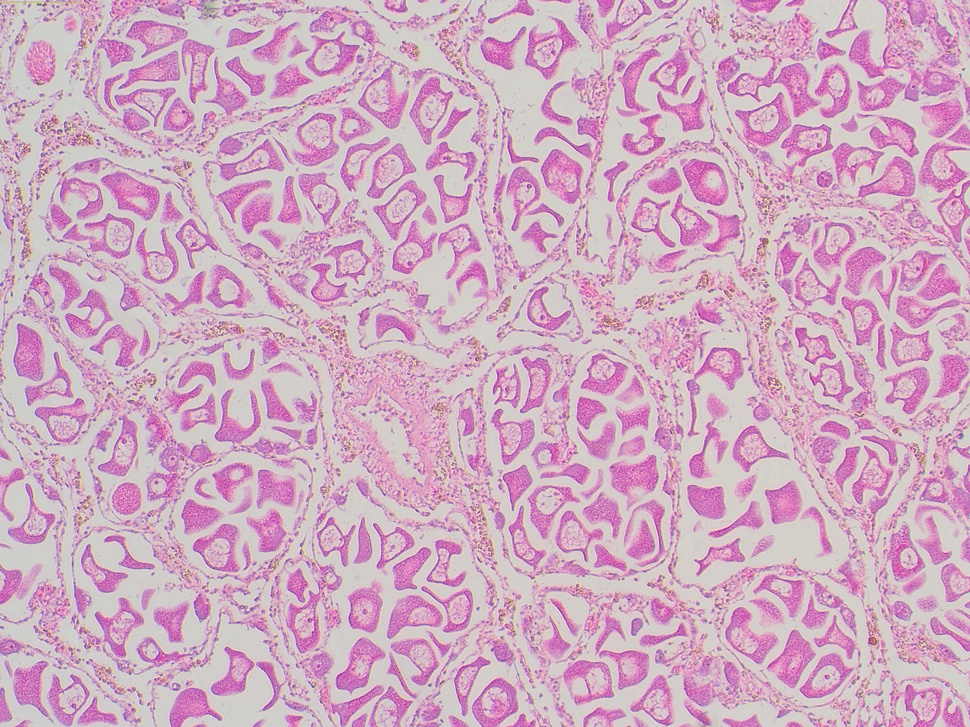
#> input picture imagedataset/spawning/3-F-Spawning-10x.jpg, 970 x 727 px, shrunk from 4912 x 3684 before the run, given as the content of the folder alAnalyzerPrototype/imagedataset/FemaleNormalized/developing, which was not available
$ python female_featureextract.py   (older library calls are emulated)
#> lines starting #> are read from the running program, lines starting #| are printed output that depends on the picture; after the words box and inside, x2 and y2 are one past the last pixel; in counts of white or black regions, pixels touching at a corner belong together; long printed decimals are rounded; pictures that were not available may be replaced by others from this repository, and a replacement may not be noted
import os
import re
import cv2
import numpy as np
from skimage.feature.texture import graycomatrix, graycoprops
from skimage.feature import local_binary_pattern
from sklearn.cluster import KMeans
from sklearn.decomposition import PCA
import matplotlib.pyplot as plt
import pickle

def preprocess_image_segmented(img):
    img = cv2.resize(img, (512, 512))

    lab = cv2.cvtColor(img, cv2.COLOR_BGR2LAB)
    L, A, B = cv2.split(lab)
    L = cv2.GaussianBlur(L, (99, 99), 0)
    img_corrected = cv2.divide(lab[:, :, 0], L, scale=255)
    img = cv2.cvtColor(lab, cv2.COLOR_LAB2BGR)


    img = cv2.bilateralFilter(img, 7, 40, 40)


    lab = cv2.cvtColor(img, cv2.COLOR_BGR2LAB)
    L, A, B = cv2.split(lab)
    clahe = cv2.createCLAHE(clipLimit=2.5, tileGridSize=(8, 8))
    L = clahe.apply(L)
    img = cv2.cvtColor(cv2.merge([L, A, B]), cv2.COLOR_LAB2BGR)

    lab2 = cv2.cvtColor(img, cv2.COLOR_BGR2LAB)
    _, A, _ = cv2.split(lab2)

    A_blur = cv2.GaussianBlur(A, (9, 9), 0)

    _, mask = cv2.threshold(
        A_blur, 0, 255,
        cv2.THRESH_BINARY + cv2.THRESH_OTSU
    )
    #hello
    kernel = np.ones((7, 7), np.uint8)
    mask = cv2.morphologyEx(mask, cv2.MORPH_OPEN, kernel, iterations=2)
    mask = cv2.morphologyEx(mask, cv2.MORPH_CLOSE, kernel, iterations=3)

    if np.sum(mask) < 5000:
        return cv2.cvtColor(cv2.resize(img, (256, 256)), cv2.COLOR_BGR2RGB)

    coords = cv2.findNonZero(mask)
    x, y, w, h = cv2.boundingRect(coords)

    img_crop = img[y:y+h, x:x+w]

    img_crop = cv2.resize(img_crop, (256, 256))
    img_crop = cv2.cvtColor(img_crop, cv2.COLOR_BGR2RGB)

    return img_crop


def preprocess_image_clean(img):
    img = cv2.resize(img, (256, 256))
    return cv2.cvtColor(img, cv2.COLOR_BGR2RGB)

def extract_edge_features(img_gray):
    # Sobel
    sobel_x = cv2.Sobel(img_gray, cv2.CV_64F, 1, 0, ksize=3)
    sobel_y = cv2.Sobel(img_gray, cv2.CV_64F, 0, 1, ksize=3)
    sobel_mag = np.sqrt(sobel_x**2 + sobel_y**2)

    # Edge density via Canny
    edges = cv2.Canny(img_gray, 50, 150)
    edge_density = edges.mean()  # proportion of edge pixels
    cv2.imshow('edges', edges)

    # Simple statistics
    sobel_mean = sobel_mag.mean()
    sobel_std = sobel_mag.std()

    return np.array([sobel_mean, sobel_std, edge_density], dtype=np.float32)

def extract_glcm(img_gray):
    glcm = graycomatrix(
        img_gray,
        distances=[1, 2, 3],
        angles=[0, np.pi/4, np.pi/2, 3*np.pi/4],
        levels=256,
        symmetric=True,
        normed=True
    )

    props = {}
    for prop in ['contrast', 'homogeneity', 'energy', 'correlation']:
        vals = graycoprops(glcm, prop).ravel()
        props[prop] = np.mean(vals), np.std(vals)

    features = []
    for prop in ['contrast', 'homogeneity', 'energy', 'correlation']:
        mean_val, std_val = props[prop]
        features.append(mean_val)
        features.append(std_val)

    return np.array(features, dtype=np.float32)


def extract_lbp(img_gray, P=24, R=3):
    lbp = local_binary_pattern(img_gray, P, R, method='uniform')
    (hist, _) = np.histogram(lbp.ravel(), bins=np.arange(0, P + 3), range=(0, P + 2))
    hist = hist.astype("float")
    hist /= (hist.sum() + 1e-7)
    return hist


def extract_color_moments(img_rgb):
    channels = cv2.split(img_rgb)
    moments = []
    for c in channels:
        mean = np.mean(c)
        std = np.std(c)
        skewness = np.mean((c - mean)**3) / (np.std(c)**3 + 1e-7)
        moments.extend([mean, std, skewness])
    return np.array(moments, dtype=np.float32)


def extract_morph_features(img_gray):
    _, thresh = cv2.threshold(img_gray, 0, 255, cv2.THRESH_BINARY + cv2.THRESH_OTSU)
    mask_foreground = (thresh == 0).astype(np.uint8)
    area_foreground = np.sum(mask_foreground)

    contours, _ = cv2.findContours(mask_foreground, cv2.RETR_EXTERNAL, cv2.CHAIN_APPROX_SIMPLE)
    if len(contours) == 0:
        return np.array([0, 0, 0], dtype=np.float32)

    main_contour = max(contours, key=cv2.contourArea)
    area_contour = cv2.contourArea(main_contour)
    perimeter = cv2.arcLength(main_contour, True)

    if area_contour <= 0 or perimeter <= 0:
        circularity = 0.0
    else:
        circularity = 4 * np.pi * area_contour / (perimeter**2)

    return np.array([area_foreground, area_contour, circularity], dtype=np.float32)

def extract_gamete_area(img_gray, image, category):
    ##TISSUE MASK##
    #Otsu's Thresholding to create a binary mask of the tissue
    ret, tissue_mask = cv2.threshold(img_gray, 0, 255, cv2.THRESH_BINARY_INV + cv2.THRESH_OTSU)
    cv2.imshow('Tissue Mask', tissue_mask)

    kernel = cv2.getStructuringElement(cv2.MORPH_ELLIPSE, (3, 3))
    tissue_mask = cv2.morphologyEx(tissue_mask, cv2.MORPH_OPEN, kernel, iterations=2)
    total_tissue_pixels = cv2.countNonZero(tissue_mask)

    #Calculate Gamete Area
    hsv = cv2.cvtColor(image, cv2.COLOR_BGR2HSV)

    lower_red = np.array([130, 80, 80])
    upper_red = np.array([170, 255, 255])
    # [8 lines of commented-out code are left out]

    gamete_mask = cv2.inRange(hsv, lower_red, upper_red)
    gamete_mask = cv2.morphologyEx(gamete_mask, cv2.MORPH_OPEN, kernel, iterations=2)
    gamete_mask = cv2.bitwise_and(gamete_mask, gamete_mask, mask=tissue_mask)
    gamete_pixels = cv2.countNonZero(gamete_mask)

    #CALCULATE GAMETE VOLUME AREA FRACTION
    if total_tissue_pixels > 0:
        area_fraction = gamete_pixels / total_tissue_pixels
    else:
        area_fraction = 0
    print("Total Tissue Pixels:", total_tissue_pixels)
    print("Gamete pixels:", gamete_pixels)
    print("Gamete Area Fraction:", area_fraction)

    return np.array([total_tissue_pixels, gamete_pixels, area_fraction], dtype=np.float32)

# [34 lines of commented-out code are left out]
dir = "C:\\4th yr 2nd Sem\\CMSC 198.2\\BCGonadalAnalyzerPrototype\\imagedataset\\FemaleNormalized"
categories = ['developing', 'mature','spawning','spent']

folder_name = os.path.basename(dir)
data = []
feature_vectors = []
labels = []
images_original = []
filenames = []

for category in categories:
    images_segmented = []
    path = os.path.join(dir, category)
    label = categories.index(category)

    for img in os.listdir(path):
        img_path = os.path.join(path, img)
        try:
            img = cv2.imread(img_path, cv2.IMREAD_COLOR)
#> img is the input picture: shape (727, 970, 3); mean B, G, R 193.6, 171.1, 208.4
            if img is None:
                print(f'Image not found or unreadable: {img_path}')

            #Preprocessing
            clean_img = preprocess_image_clean(img)
            images_original.append(clean_img)
            seg_img = preprocess_image_segmented(img)
#> in preprocess_image_segmented, `lab = cv2.cvtColor(img, cv2.COLOR_BGR2LAB)`: lab: shape (512, 512, 3); mean of channels 0, 1, 2 188.9, 145.4, 121.9
#> in preprocess_image_segmented, `lab = cv2.cvtColor(img, cv2.COLOR_BGR2LAB)`: lab: shape (512, 512, 3); mean of channels 0, 1, 2 189.5, 145.1, 122.1
#> in preprocess_image_segmented, `lab2 = cv2.cvtColor(img, cv2.COLOR_BGR2LAB)`: lab2: shape (512, 512, 3); mean of channels 0, 1, 2 177.3, 145.1, 122.1
#> in preprocess_image_segmented, `_, mask = cv2.threshold( A_blur, 0, 255, cv2.THRESH_BINARY + cv2.THRES..`:
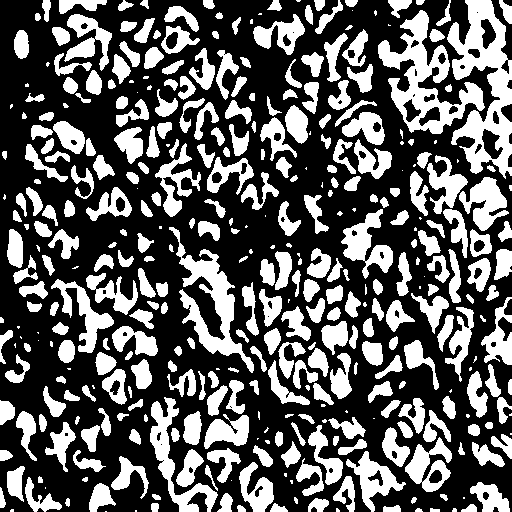
#> mask: shape (512, 512); 36.6% white; 392 white regions (76 under 20 px), largest, box (x1, y1, x2, y2) and area: (447, 0, 512, 179) 5447, (378, 10, 485, 134) 4452, (169, 227, 254, 373) 3215
#> in preprocess_image_segmented, `mask = cv2.morphologyEx(mask, cv2.MORPH_OPEN, kernel, iterations=2)`: mask: shape (512, 512); 6.2% white; 52 white regions, largest, box (x1, y1, x2, y2) and area: (192, 261, 234, 320) 1133, (470, 179, 503, 225) 957, (466, 29, 503, 67) 747
#> in preprocess_image_segmented, `mask = cv2.morphologyEx(mask, cv2.MORPH_CLOSE, kernel, iterations=3)`:
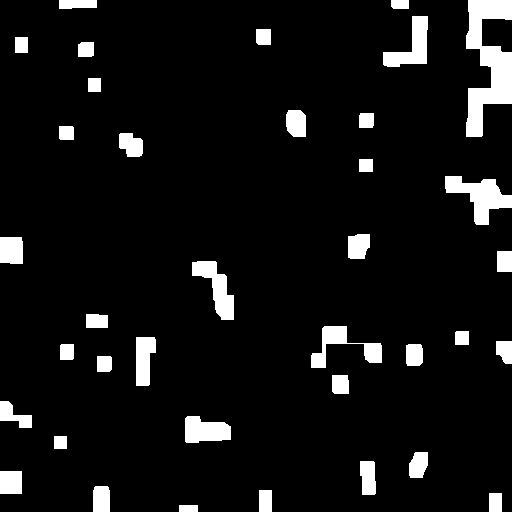
#> mask: shape (512, 512); 7.4% white; 37 white regions, largest, box (x1, y1, x2, y2) and area: (466, 0, 512, 137) 3540, (445, 176, 512, 225) 1554, (192, 261, 234, 320) 1133
#> in preprocess_image_segmented, `coords = cv2.findNonZero(mask)`: coords = contour of 19527 points, box (x1, y1, x2, y2) (0, 0, 512, 512), area 8944
#> in preprocess_image_segmented, `x, y, w, h = cv2.boundingRect(coords)`: x = 0; w = 512
            images_segmented.append((seg_img, img_path))

            #Feature Extraction
            gray = cv2.cvtColor(img, cv2.COLOR_RGB2GRAY)
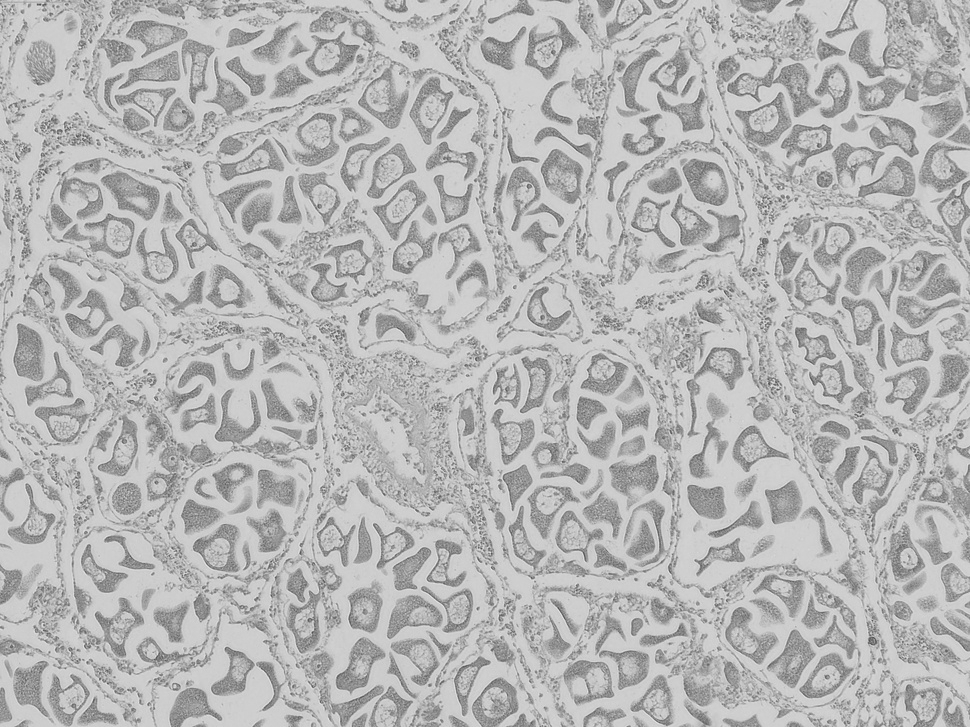
#> gray: shape (727, 970); min 79, max 234, mean 182.1

            glcm_feat = extract_glcm(gray)
#> after the loop in extract_glcm, `for prop in ['contrast', 'homogeneity', 'energy', 'correlation']:`: props = {'contrast': (538.7, 166.9), 'homogeneity': (0.14, 0.0165), 'energy': (0.0372, 0.00256), 'correlation': (0.622, 0.117)}
#> the loop in extract_glcm, `for prop in ['contrast', 'homogeneity', 'energy', 'correlation']:` made 4 passes
#> after the loop in extract_glcm, `for prop in ['contrast', 'homogeneity', 'energy', 'correlation']:`: features = [538.7, 166.9, 0.14, 0.0165, 0.0372, 0.00256, 0.622, 0.117]
#> glcm_feat has the same summary as features in extract_glcm
            print(f'GLCM features for {img_path}')
            lbp_feat = extract_lbp(gray)
#> in extract_lbp, `lbp = local_binary_pattern(img_gray, P, R, method='uniform')`:
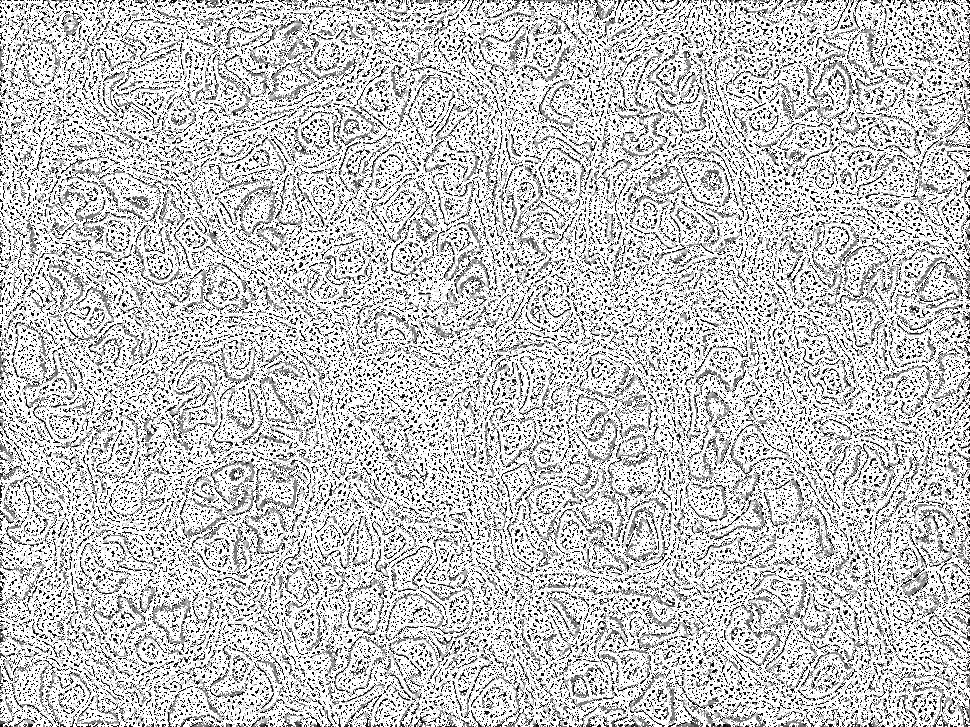
#> lbp: shape (727, 970) float64; min 0, max 25, mean 19.3; drawn with min black and max white
#> in extract_lbp, `(hist, _) = np.histogram(lbp.ravel(), bins=np.arange(0, P + 3), range=..`: hist = 26 values, max 397814 at index 25, min 2964 at index 6, mean 27122.7
#> in extract_lbp, `hist /= (hist.sum() + 1e-7)`: hist = 26 values, max 0.564 at index 25, min 0.0042 at index 6, mean 0.0385
#> lbp_feat has the same summary as hist in extract_lbp
            print(f'LBP features for {img_path}')
            cm_feat = extract_color_moments(img)
#> the loop in extract_color_moments, `for c in channels:` made 3 passes
#> (mean, std, skewness) on passes 1 to 3: (193.6, 16.02, -0.861), (171.1, 36.59, -0.701), (208.4, 18.14, -0.946)
#> after the loop in extract_color_moments, `for c in channels:`: moments = [193.6, 16.02, -0.861, 171.1, 36.59, -0.701, 208.4, 18.14, -0.946]
#> cm_feat has the same summary as moments in extract_color_moments
            print(f'Color moments for {img_path}')
            morph_feat = extract_morph_features(gray)
#> in extract_morph_features, `_, thresh = cv2.threshold(img_gray, 0, 255, cv2.THRESH_BINARY + cv2.TH..`:
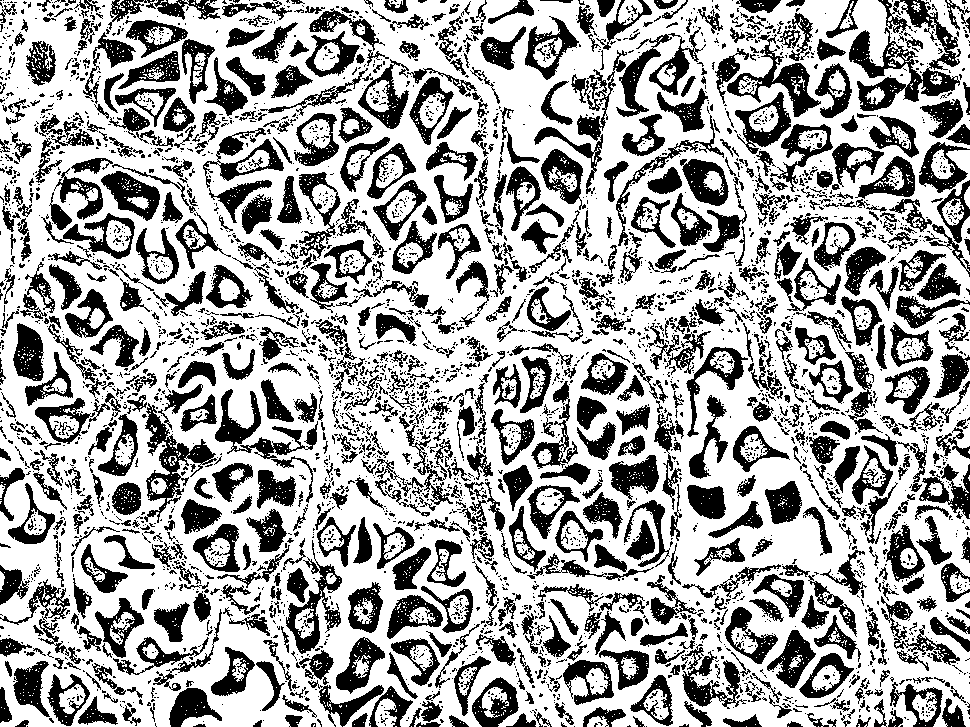
#> thresh: shape (727, 970); 65% white; 3917 black regions (2986 under 20 px), largest, box (x1, y1, x2, y2) and area: (849, 0, 961, 111) 4499, (144, 403, 217, 523) 2283, (616, 27, 706, 117) 2057
#> in extract_morph_features, `mask_foreground = (thresh == 0).astype(np.uint8)`: mask_foreground: shape (727, 970); values 0 (black) and 1 (white), 35% white; 3917 white regions (2986 under 20 px)
#> in extract_morph_features, `area_foreground = np.sum(mask_foreground)`: area_foreground = 246559
#> in extract_morph_features, `contours, _ = cv2.findContours(mask_foreground, cv2.RETR_EXTERNAL, cv2..`: contours = 3302 contours, 2641 with area under 20; largest, box (x1, y1, x2, y2) and area: (849, 0, 961, 111) 4562, (144, 403, 217, 523) 2313, (616, 27, 706, 117) 2042, (727, 34, 821, 117) 2008, (286, 540, 342, 654) 1990
#> in extract_morph_features, `main_contour = max(contours, key=cv2.contourArea)`: main_contour = contour of 797 points, box (x1, y1, x2, y2) (849, 0, 961, 111), area 4562
#> in extract_morph_features, `area_contour = cv2.contourArea(main_contour)`: area_contour = 4562
#> in extract_morph_features, `perimeter = cv2.arcLength(main_contour, True)`: perimeter = 1471.3
#> in extract_morph_features, `circularity = 4 * np.pi * area_contour / (perimeter**2)`: circularity = 0.0265
#> morph_feat = [246559, 4562, 0.0265]
            print(f'Morphological features for {img_path}')
            edge = extract_edge_features(gray)
#> in extract_edge_features, `edges = cv2.Canny(img_gray, 50, 150)`:
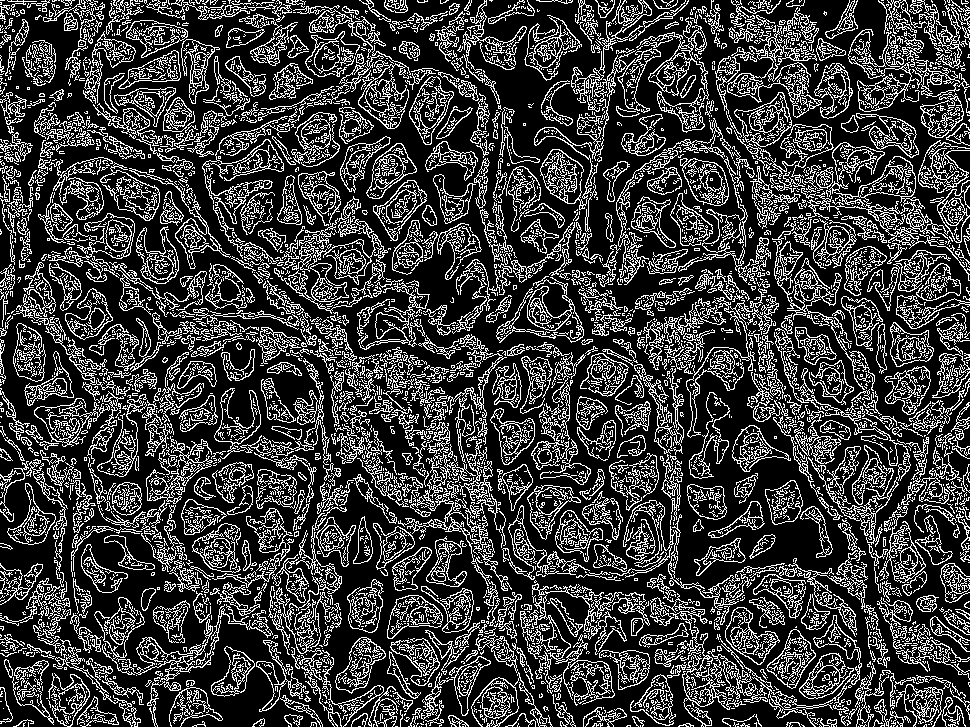
#> edges: shape (727, 970); 24% white in thin lines or dots
#> in extract_edge_features, `edge_density = edges.mean()`: edge_density = 61.2
#> in extract_edge_features, `sobel_mean = sobel_mag.mean()`: sobel_mean = 83.08
#> in extract_edge_features, `sobel_std = sobel_mag.std()`: sobel_std = 79.63
#> edge = [83.08, 79.63, 61.2]
            print(f'Edge features for {img_path}')
            gamete_area = extract_gamete_area(gray, img, folder_name)
#> in extract_gamete_area, `ret, tissue_mask = cv2.threshold(img_gray, 0, 255, cv2.THRESH_BINARY_I..`: ret = 174
#> in extract_gamete_area, `tissue_mask = cv2.morphologyEx(tissue_mask, cv2.MORPH_OPEN, kernel, it..`: tissue_mask: shape (727, 970); 21.1% white; 1030 white regions (327 under 20 px), largest, box (x1, y1, x2, y2) and area: (857, 69, 957, 111) 1525, (101, 171, 160, 221) 1307, (682, 159, 729, 206) 1163
#> in extract_gamete_area, `total_tissue_pixels = cv2.countNonZero(tissue_mask)`: total_tissue_pixels = 149102
#> in extract_gamete_area, `hsv = cv2.cvtColor(image, cv2.COLOR_BGR2HSV)`: hsv: shape (727, 970, 3); mean H, S, V 118.3, 49, 208.9
#> in extract_gamete_area, `gamete_mask = cv2.inRange(hsv, lower_red, upper_red)`: gamete_mask: shape (727, 970); 22.9% white; 3393 white regions (2864 under 20 px), largest, box (x1, y1, x2, y2) and area: (727, 45, 818, 117) 1596, (101, 172, 159, 220) 1338, (609, 455, 658, 495) 1215
#> in extract_gamete_area, `gamete_mask = cv2.morphologyEx(gamete_mask, cv2.MORPH_OPEN, kernel, it..`: gamete_mask: shape (727, 970); 17.6% white; 622 white regions (85 under 20 px), largest, box (x1, y1, x2, y2) and area: (101, 172, 159, 220) 1325, (609, 455, 658, 495) 1199, (682, 159, 727, 206) 1149
#> in extract_gamete_area, `gamete_mask = cv2.bitwise_and(gamete_mask, gamete_mask, mask=tissue_ma..`:
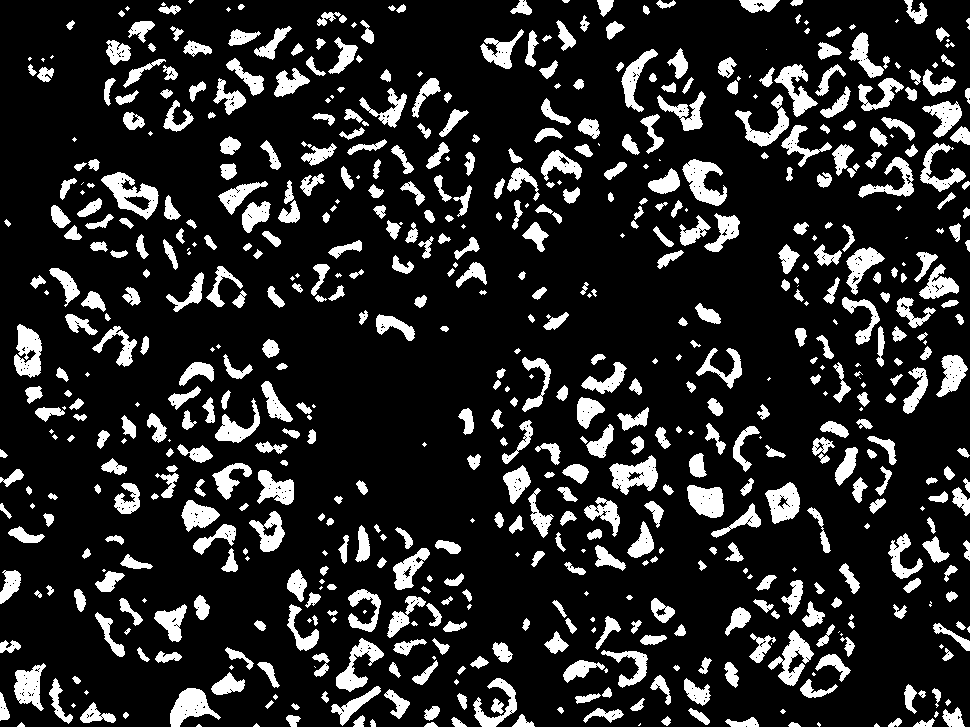
#> gamete_mask: shape (727, 970); 16.1% white; 664 white regions (118 under 20 px), largest, box (x1, y1, x2, y2) and area: (101, 172, 159, 220) 1186, (682, 159, 727, 206) 1079, (609, 455, 658, 495) 1058
#> in extract_gamete_area, `gamete_pixels = cv2.countNonZero(gamete_mask)`: gamete_pixels = 113378
#> in extract_gamete_area, `area_fraction = gamete_pixels / total_tissue_pixels`: area_fraction = 0.76
#| Total Tissue Pixels: 149102
#| Gamete pixels: 113378
#| Gamete Area Fraction: 0.7604
#> gamete_area = [149102, 113378, 0.76]
            print(f'Gamete area features for {img_path}')
            # [5 lines of commented-out code are left out]

            full_feature = np.hstack([glcm_feat, lbp_feat, cm_feat, morph_feat, edge, gamete_area])
#> full_feature = 52 values, max 246559 at index 43, min -0.946 at index 42, mean 9907.2
            labels.append(label)
            filenames.append(img_path)
            data.append([full_feature, label, img_path])
        except Exception as e:
            print(f'Failed to process {img_path}: {e}')

print(f'Features Extracted: {len(data)}')
print("Loaded:", len(images_original), "images")
#remove acinus
# Saving Data
pick_in = open('finalfemalefeaturefile.pickle', 'wb')
pickle.dump(data, pick_in)
pick_in.close()

# [44 lines of commented-out code are left out]
cv2.destroyAllWindows()
